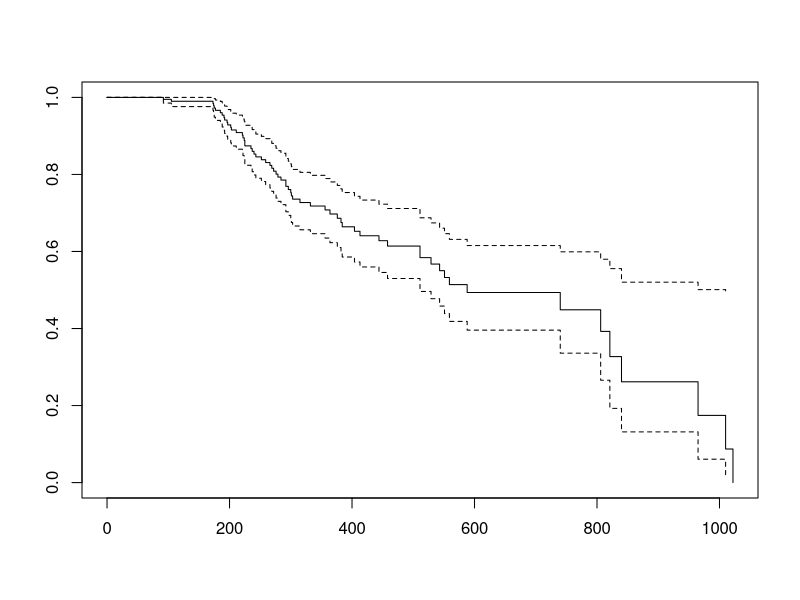
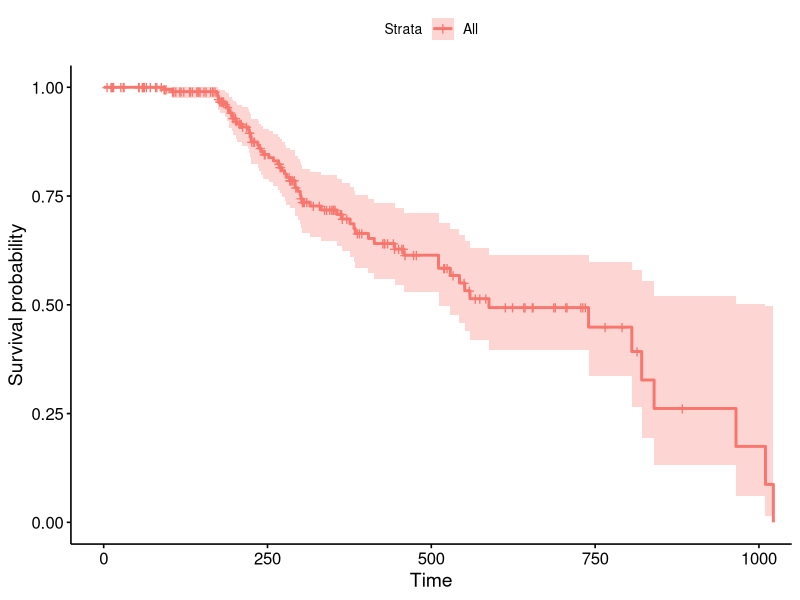
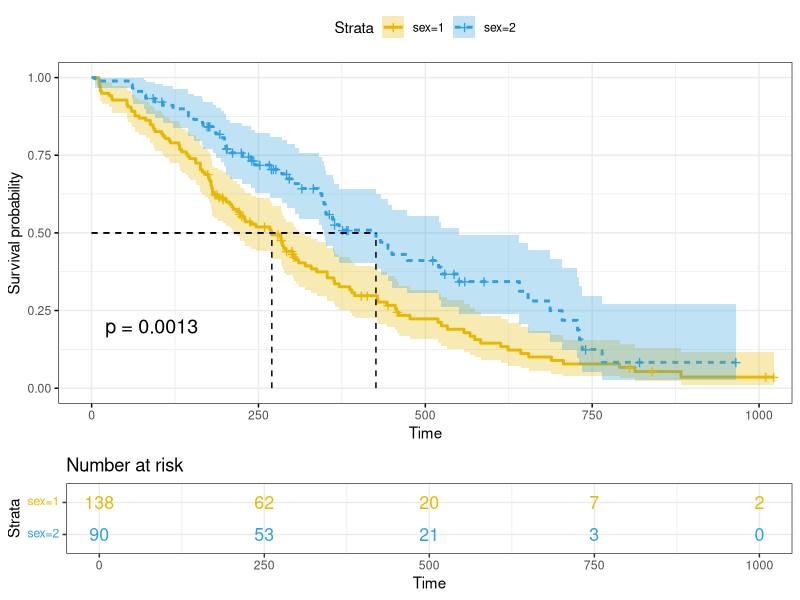
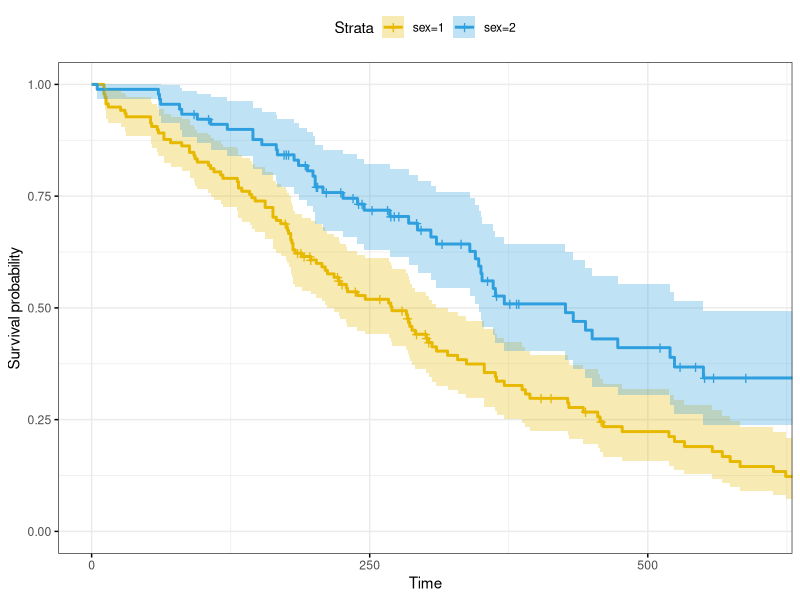
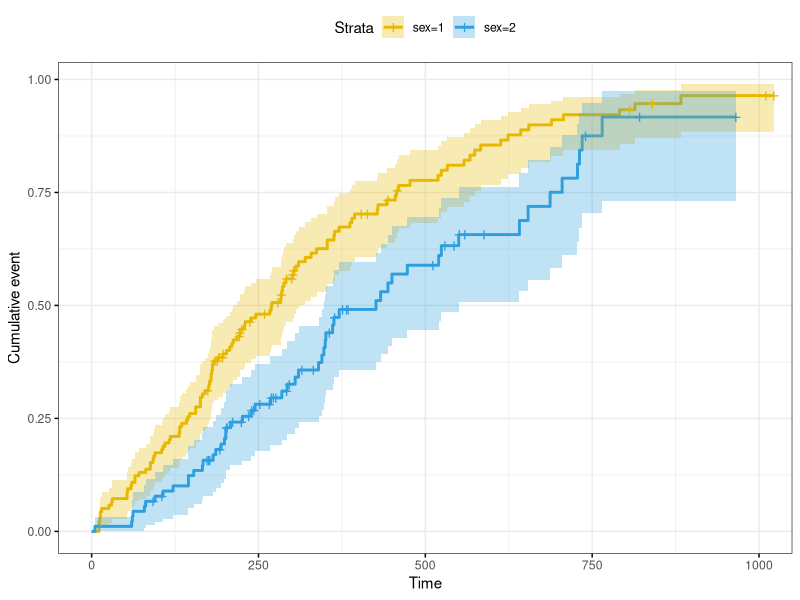

Here is the R script that generated these plots, in order: (Note: this script raises an error after producing the figures.)
# Introduction to survival analysis workshop
# practical session with R
# CBB, 2024/03/19

# BEFORE THE START: install packages survival and surminer
# install.packages(c("survival", "survminer"))
install.packages("survival")
install.packages("survminer")

library("survival")
library("survminer")

# IMPORT OR LOAD DATA
# One can use the drop-down menu or the R command
# the same dataset can be loaded from a folder, local or from the web. A csv file
# can be found at
# lung <- read.csv("https://raw.githubusercontent.com/davval-ki/IntroSurv/main/lung_cancer.csv")

# We’ll use the lung cancer data available in the survival package.
data("cancer")
# how is the data structured? Variables, variable types, observations
? help
head(lung) 

#First, it is necessary to create a "Survival" object
?Surv
# It can do much more than this (i.e. time dependent variables, etc)
Surv(lung$time, lung$status)
# the output contains a surv object, with times and censoring status. Takes 0/1, T/F or 1/2
# one can also specify the event of interest...
Surv(lung$time, lung$status==1)

# We want to compute the survival curves: survfit()
? survfit
fit1 <- survfit(Surv(time, status==1) ~ 1, data = lung)
 print(fit1)

#if you want to display a more complete summary of the survival curves, type this:
# Summary of survival curves
summary(fit1)
# Access to the sort summary table
summary(fit1)$table

# Optional: One can access and extract different values from this object.
# to see which ones, ?survfit.object
# fit1$n.event

#what we can simply do now is plotting the KM curve
plot(fit1)

#But let's try a nicer system, using survminer
ggsurvplot(fit1)
? ggsurvplot


# now let's compute the survival separately for two groups, for example by sex at birth and and 
# plot the corresponding curves,
fit <- survfit(Surv(time, status) ~ sex, data = lung)
print(fit)
summary(fit)
summary(fit)$table

# and draw a even more informative plot 
ggsurvplot(fit,
           pval = TRUE, conf.int = TRUE,
           risk.table = TRUE, # Add risk table
           risk.table.col = "strata", # Change risk table color by groups
           linetype = "strata", # Change line type by groups
           surv.median.line = "hv", # Specify median survival
           ggtheme = theme_bw(), # Change ggplot2 theme
           palette = c("#E7B800", "#2E9FDF"))

# many possibilities, among the different parameters
# 1) xlim, to shorten your plot

  ggsurvplot(fit,
             conf.int = TRUE,
             risk.table.col = "strata", # Change risk table color by groups
             ggtheme = theme_bw(), # Change ggplot2 theme
             palette = c("#E7B800", "#2E9FDF"),
             xlim = c(0, 600))
  
# fun="event" , to plot the event function (relapses, ect)
  
  ggsurvplot(fit,
             conf.int = TRUE,
             risk.table.col = "strata", # Change risk table color by groups
             ggtheme = theme_bw(), # Change ggplot2 theme
             palette = c("#E7B800", "#2E9FDF"),
             fun = "event")
  

  # Log-Rank test comparing survival curves: survdiff()
  surv_diff <- survdiff(Surv(time, status) ~ sex, data = lung)
  surv_diff
  
# What about age? we can compare survival by different age groups..
  lung$agegrp <- NA
  lung$agegrp[lung$age < 55] <- "less than 55"
  lung$agegrp[lung$age >= 55 & lung$age < 70] <- "55-69"
  lung$agegrp[lung$age >= 70] <- "70 and above"
  
  
  # do it yourself. Try to compute survival and draw a KM curve by age groups
  fitAge <- survfit(Surv(time, status) ~ agegrp, data = lung)
  ggsurvplot(fitAge,
             conf.int = T,
             risk.table.col = "strata", # Change risk table color by groups
             ggtheme = theme_bw())
  # Now, try to "turn off" the C.I
  
    
 ##### R function to compute the Cox model: coxph()
  
  # 1) Compute the Cox model
  # We’ll fit the Cox regression using the following covariates: 
  # age, sex, ph.ecog and wt.loss.
  
  # We start by computing univariate Cox analyses for all these variables; 
  # then we’ll fit multivariate cox analyses using two variables 
  # to describe how the factors jointly impact on survival.
  
  # Univariate Cox regression
  res.cox <- coxph(Surv(time, status) ~ sex, data = lung)
  res.cox
  
  #again for a more complete report
  summary(res.cox)
  
  # Exercise: do the same (univariate) for variables 
  #age, ph.ecog, wt.loss
  # the result will be
  #          beta HR (95% CI for HR) wald.test p.value
  #age      0.019            1 (1-1)       4.1   0.042
  #sex      -0.53   0.59 (0.42-0.82)        10  0.0015
  #ph.ecog   0.48        1.6 (1.3-2)        18 2.7e-05
  #wt.loss 0.0013         1 (0.99-1)      0.05    0.83
  
  # Multivariate Cox regression analysis
  
  res.cox <- coxph(Surv(time, status) ~ age + sex + ph.ecog, data =  lung)
  summary(res.cox)
  
  #Visualizing the estimated distribution of survival times
  # Plot the baseline survival function
  ggsurvplot(survfit(res.cox), data=lung, palette = "#2E9FDF",
             ggtheme = theme_minimal())
  
  # Plot the hazard ratios
  ggforest(res.cox, data=lung)
  
  
#######  C)	Testing Cox assumptions
#Testing the proportional hazards assumption: function cox.zph

  test.ph <- cox.zph(res.cox)
  test.ph

  #From the output above, the test is not statistically significant for each of the covariates, and the global test is also not statistically significant. 
  #Therefore, we can assume the proportional hazards.
  
  
#  Plot the scaled Schoenfeld residuals against the transformed time 
  dev.new()
  plot(test.ph[1], lwd=1.5, col="red")
  abline(h=0, col="blue")
  plot(test.ph[2], lwd=1.5, col="red")
  abline(h=0, col="blue")
  plot(test.ph[3], lwd=1.5, col="red")
  abline(h=0, col="blue")
  # Schoenfeld residuals "can essentially be thought of as the observed minus 
  #the expected values of the covariates at each failure time" 
  #The plot of Schoenfeld residuals against time for any covariate should 
  #not show a pattern of changing residuals for that covariate.
  
  #Schoenfeld residuals are the differences between observed
  #and expected values of a covariate, adjusted for the rest of 
  #the model. The plot gives The smoothed plot is thus an estimate 
  #of the time dependence of the coefficient for the covariate
  #If the Schoenfeld residuals show a pattern over time 
  #(e.g., if they exhibit a non-linear trend), it suggests that the proportional 
  #hazards assumption might be violated for that covariate.
  #if there's a noticeable trend, it indicates that the hazard ratio
  #for that covariate is changing over time. 
  #This could mean that the effect of the covariate on survival is not constant over time, 
  
  # what to do if assumptions are violated? It depends.
  # -if for one variable only, one can try to stratify for that variable
  # -maybe there is a time dependent covariate?
  # -different model. or even, different methods (splines?)
  
  
  ggcoxdiagnostics(res.cox, type = "dfbeta",
                   linear.predictions = FALSE, ggtheme = theme_bw())
  
  
  